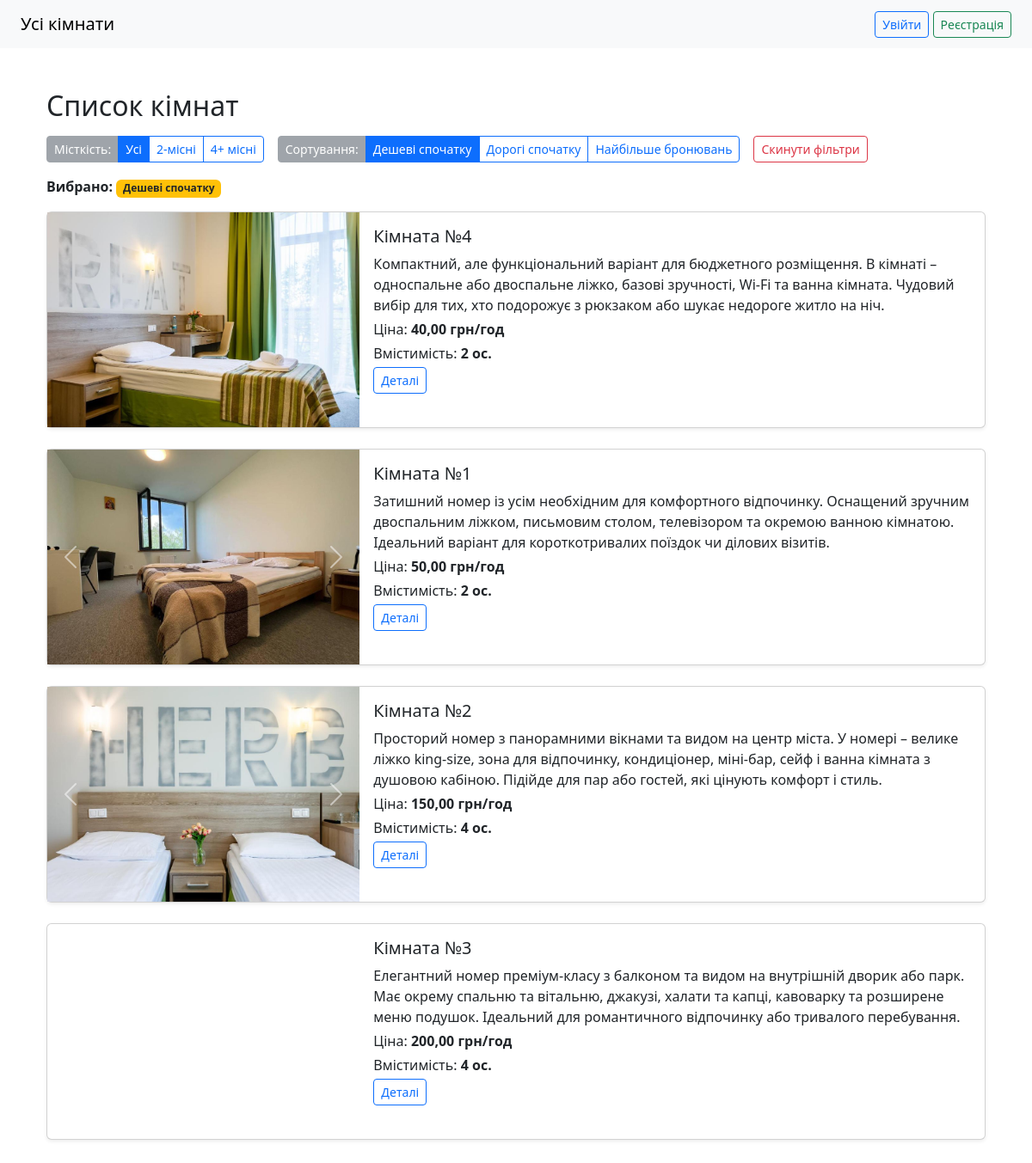
/?sort=cheap, run on the app's committed database.
### booking/models.py (models this page shows, shortened)
class RoomImage(models.Model):
    room = models.ForeignKey(Room, on_delete = models.CASCADE, related_name = 'images')
    image = models.ImageField(upload_to = 'room_images/')
    class Meta:
        verbose_name = "Фото кімнати"
        verbose_name_plural = "Фото кімнат"

class Room(models.Model):
    number = models.PositiveIntegerField(unique = True)
    description = models.TextField(blank = True)
    capacity = models.PositiveIntegerField()
    price_per_hour = models.DecimalField(max_digits = 6, decimal_places = 2)
    is_active = models.BooleanField(default=True)
    class Meta:
        verbose_name = "Кімната"
        verbose_name_plural = "Кімнати"

### booking/views.py (the view)
# urls.py: path('', views.room_list, name='room_list'),
def room_list(request: HttpRequest):
    rooms = Room.objects.filter(is_active=True)
    capacity = request.GET.get('capacity')
    if capacity == '2':
        rooms = rooms.filter(capacity=2)
    elif capacity == '4plus':
        rooms = rooms.filter(capacity__gte=4)
    sort = request.GET.get('sort')
    if sort == 'cheap':
        rooms = rooms.order_by('price_per_hour')
    elif sort == 'expensive':
        rooms = rooms.order_by('-price_per_hour')
    elif sort == 'bookings':
        rooms = rooms.annotate(num_bookings=Count('bookings')).order_by('-num_bookings')
    else:
        rooms = rooms.annotate(num_bookings=Count('bookings'))
    return render(request, 'booking/room_list.html', {
        'rooms': rooms,
        'capacity': capacity,
        'sort': sort,
    })

### booking/templates/booking/room_list.html (shortened to what this page needs)
{% extends 'base.html' %}
{% block content %}
<div class="container py-4">
  <h2 class="mb-3">Список кімнат</h2>
  <div class="d-flex flex-wrap gap-3 mb-3 align-items-start">
    <div>
      <div class="btn-group" role="group" aria-label="Фільтр місткості">
        <span class="btn btn-sm btn-secondary disabled">Місткість:</span>
        <a href="{% url 'room_list' %}?{% if sort %}sort={{ sort }}&{% endif %}capacity=all"
           class="btn btn-sm {% if not capacity or capacity == 'all' %}btn-primary{% else %}btn-outline-primary{% endif %}">
          Усі
        </a>
        <a href="{% url 'room_list' %}?{% if sort %}sort={{ sort }}&{% endif %}capacity=2"
           class="btn btn-sm {% if capacity == '2' %}btn-primary{% else %}btn-outline-primary{% endif %}">
          2-місні
        </a>
        <a href="{% url 'room_list' %}?{% if sort %}sort={{ sort }}&{% endif %}capacity=4plus"
           class="btn btn-sm {% if capacity == '4plus' %}btn-primary{% else %}btn-outline-primary{% endif %}">
          4+ місні
        </a>
      </div>
    </div>
    <div>
      <div class="btn-group" role="group" aria-label="Сортування">
        <span class="btn btn-sm btn-secondary disabled">Сортування:</span>
        <a href="{% url 'room_list' %}?{% if capacity %}capacity={{ capacity }}&{% endif %}sort=cheap"
           class="btn btn-sm {% if sort == 'cheap' %}btn-primary{% else %}btn-outline-primary{% endif %}">
          Дешеві спочатку
        </a>
        <a href="{% url 'room_list' %}?{% if capacity %}capacity={{ capacity }}&{% endif %}sort=expensive"
           class="btn btn-sm {% if sort == 'expensive' %}btn-primary{% else %}btn-outline-primary{% endif %}">
          Дорогі спочатку
        </a>
        <a href="{% url 'room_list' %}?{% if capacity %}capacity={{ capacity }}&{% endif %}sort=bookings"
           class="btn btn-sm {% if sort == 'bookings' %}btn-primary{% else %}btn-outline-primary{% endif %}">
          Найбільше бронювань
        </a>
      </div>
    </div>
    <div>
      <a href="{% url 'room_list' %}" class="btn btn-sm btn-outline-danger">Скинути фільтри</a>
    </div>
  </div>
  <div class="mb-3">
    {% if capacity and capacity != 'all' or sort %}
      <div>
        <strong>Вибрано:</strong>
        {% if sort %}
          <span class="badge bg-warning text-dark me-1">
            {% if sort == 'cheap' %}Дешеві спочатку{% elif sort == 'expensive' %}Дорогі спочатку{% elif sort == 'bookings' %}Найбільше бронювань{% endif %}
          </span>
        {% endif %}
      </div>
    {% endif %}
  </div>
  {% for room in rooms %}
    <div class="card mb-4 shadow-sm">
      <div class="row g-0">
        <div class="col-md-4">
          {% if room.images.all %}
          <div id="carouselRoom{{ room.id }}" class="carousel slide" data-bs-ride="carousel">
            <div class="carousel-inner">
              {% for image in room.images.all %}
                <div class="carousel-item {% if forloop.first %}active{% endif %}">
                  <a href="{% url 'room' room.pk %}">
                    <img src="{{ image.image.url }}" class="d-block w-100" style="height: 250px; object-fit: cover;" alt="Фото кімнати">
                  </a>
                </div>
              {% endfor %}
            </div>
            {% if room.images.count > 1 %}
              <button class="carousel-control-prev" type="button" data-bs-target="#carouselRoom{{ room.id }}" data-bs-slide="prev">
                <span class="carousel-control-prev-icon" aria-hidden="true"></span>
              </button>
              <button class="carousel-control-next" type="button" data-bs-target="#carouselRoom{{ room.id }}" data-bs-slide="next">
                <span class="carousel-control-next-icon" aria-hidden="true"></span>
              </button>
            {% endif %}
          </div>
          {% else %}
            <div class="text-muted text-center" style="height: 200px; background-color: #f8f9fa; display: flex; align-items: center; justify-content: center;">
              <span>Без фото</span>
            </div>
          {% endif %}
        </div>
        <div class="col-md-8">
          <div class="card-body">
            <h5 class="card-title">Кімната №{{ room.number }}</h5>
            <p class="card-text mb-1">{{ room.description|default:"Без опису" }}</p>
            <p class="mb-1">Ціна: <strong>{{ room.price_per_hour }} грн/год</strong></p>
            <p class="mb-1">Вмістимість: <strong>{{ room.capacity }} ос.</strong></p>
            <a href="{% url 'room' room.pk %}" class="btn btn-sm btn-outline-primary">Деталі</a>
          </div>
        </div>
      </div>
    </div>
  {% empty %}
    <div class="alert alert-info">Немає доступних кімнат за вибраними фільтрами.</div>
  {% endfor %}
</div>
{% endblock %}

### data on the page
Room: number "4", description "Компактний, але функціональний варіант для бюджетного розміщення. В кімнаті – односпальне або двоспальне ліжко, базові зручності, Wi-Fi та ванна кімната. Чудовий вибір для тих, хто подорожує з рюкзаком або шукає недороге житло на ніч.", price_per_hour "40,00", capacity "2"
RoomImage: image (picture)
Room: number "1", description "Затишний номер із усім необхідним для комфортного відпочинку. Оснащений зручним двоспальним ліжком, письмовим столом, телевізором та окремою ванною кімнатою. Ідеальний варіант для короткотривалих поїздок чи ділових візитів.", price_per_hour "50,00", capacity "2"
RoomImage: image (picture)
Room: number "2", description "Просторий номер з панорамними вікнами та видом на центр міста. У номері – велике ліжко king-size, зона для відпочинку, кондиціонер, міні-бар, сейф і ванна кімната з душовою кабіною. Підійде для пар або гостей, які цінують комфорт і стиль.", price_per_hour "150,00", capacity "4"
RoomImage: image (picture)
Room: number "3", description "Елегантний номер преміум-класу з балконом та видом на внутрішній дворик або парк. Має окрему спальню та вітальню, джакузі, халати та капці, кавоварку та розширене меню подушок. Ідеальний для романтичного відпочинку або тривалого перебування.", price_per_hour "200,00", capacity "4"
RoomImage: image (picture)
